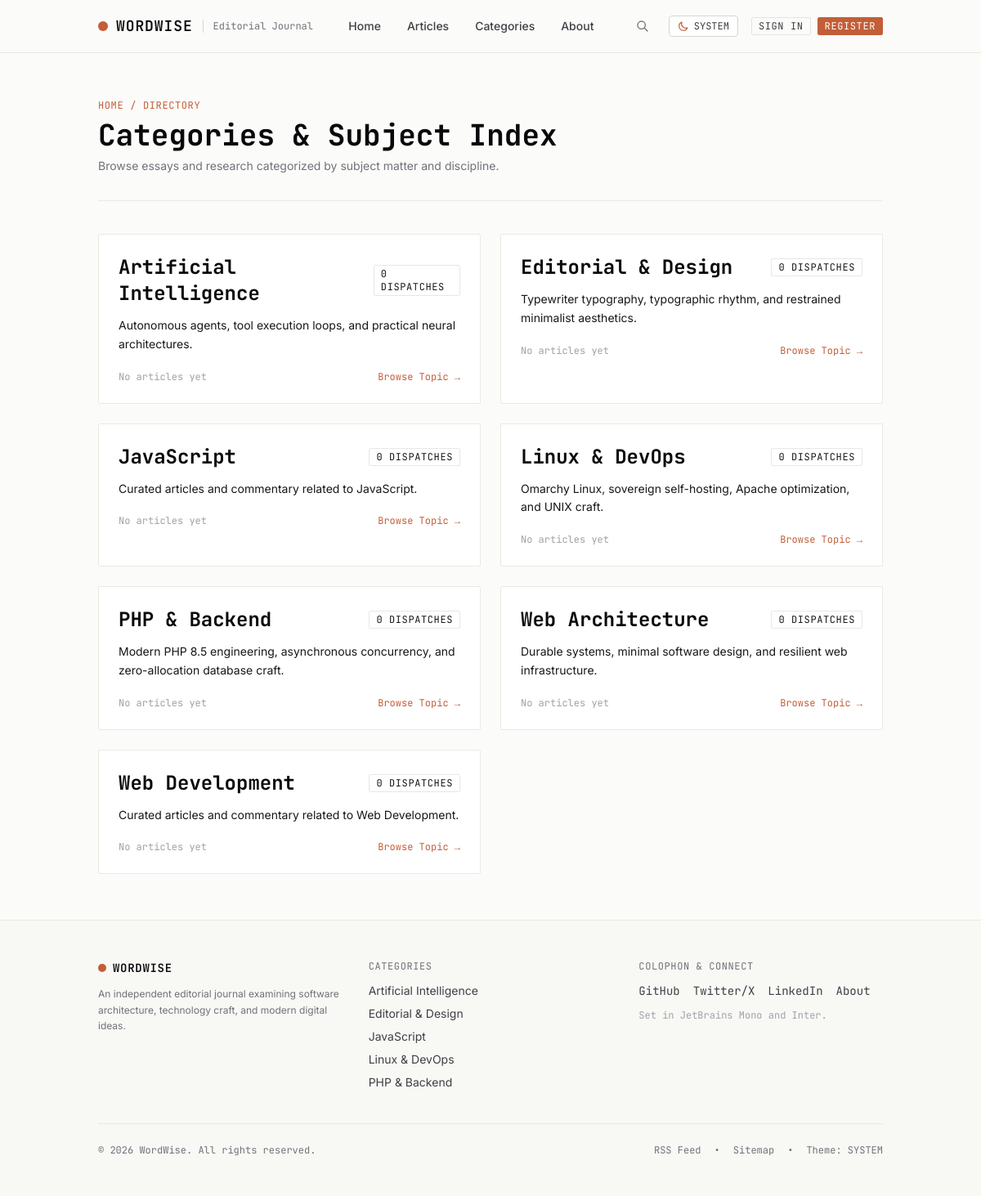
/categories.php, run on the app's committed database.
### tables this page shows
CREATE TABLE `categories` (
  `cat_id` int(11) NOT NULL AUTO_INCREMENT,
  `cat_title` varchar(255) NOT NULL,
  `cat_slug` varchar(255) NOT NULL,
  `cat_description` text DEFAULT NULL,
  PRIMARY KEY (`cat_id`),
  UNIQUE KEY `cat_slug` (`cat_slug`)
);

### includes/db.php (called while the page is built, shortened)
<?php
require_once __DIR__ . '/env.php';
$db_host = env('DB_HOST', 'localhost');
$db_user = env('DB_USER', 'root');
$db_pass = env('DB_PASS', '');
$db_name = env('DB_NAME', 'wordwise');
try {
    $dsn = "mysql:host={$db_host};dbname={$db_name};charset=utf8mb4";
    $options = [
        PDO::ATTR_ERRMODE            => PDO::ERRMODE_EXCEPTION,
        PDO::ATTR_DEFAULT_FETCH_MODE => PDO::FETCH_ASSOC,
        PDO::ATTR_EMULATE_PREPARES   => false,
    ];
    $pdo = new PDO($dsn, $db_user, $db_pass, $options);
} catch (PDOException $e) {
    die("Database PDO connection error: " . $e->getMessage());
}
function db_query(string $sql, array $params = []): PDOStatement {
    global $pdo;
    $stmt = $pdo->prepare($sql);
    $stmt->execute($params);
    return $stmt;
}
function db_fetch_all(string $sql, array $params = []): array {
    return db_query($sql, $params)->fetchAll();
}
function db_fetch_one(string $sql, array $params = []): ?array {
    $result = db_query($sql, $params)->fetch();
    return $result ?: null;
}
function get_setting(string $key, string $default = ''): string {
    $row = db_fetch_one("SELECT setting_value FROM settings WHERE setting_key = ?", [$key]);
    return $row['setting_value'] ?? $default;
}
require_once __DIR__ . '/security.php';

### includes/security.php (called while the page is built, shortened)
<?php
function e($value): string {
    return htmlspecialchars((string)($value ?? ''), ENT_QUOTES, 'UTF-8');
}

### categories.php (the view, shortened to what this page needs)
<?php
require_once __DIR__ . '/includes/db.php';
include __DIR__ . '/includes/header.php';
include __DIR__ . '/includes/navigation.php';
?>
<main class="flex-grow py-14">
  <div class="max-w-5xl mx-auto px-4 sm:px-6 lg:px-8">
    <div class="border-b border-paper-200 dark:border-paper-800 pb-8 mb-10">
      <div class="flex items-center space-x-2 font-mono text-xs text-accent uppercase tracking-wider mb-2">
        <a href="/" class="hover:underline">Home</a>
        <span>/</span>
        <span>Directory</span>
      </div>
      <h1 class="text-3xl sm:text-4xl font-mono font-bold text-ink-950 dark:text-ink-50">
        Categories &amp; Subject Index
      </h1>
      <p class="font-sans text-sm text-ink-500 mt-2">
        Browse essays and research categorized by subject matter and discipline.
      </p>
    </div>
    <div class="grid grid-cols-1 sm:grid-cols-2 gap-6">
      <?php foreach ($categories as $cat): ?>
        <div class="editorial-card p-6 rounded-sm space-y-3 group">
          <div class="flex items-center justify-between">
            <h2 class="font-mono text-2xl font-bold text-ink-950 dark:text-ink-50 group-hover:text-accent transition-colors">
              <a href="/articles.php?category=<?php echo urlencode($cat['cat_slug']); ?>">
                <?php echo e($cat['cat_title']); ?>
              </a>
            </h2>
            <span class="font-mono text-xs typewriter-badge">
              <?php echo (int)($cat['post_count'] ?? 0); ?> <?php echo ((int)($cat['post_count'] ?? 0)) === 1 ? 'dispatch' : 'dispatches'; ?>
            </span>
          </div>
          <p class="text-sm font-sans text-ink-600 dark:text-ink-300 leading-relaxed">
            <?php echo e($cat['cat_description'] ?? 'Curated articles and commentary related to ' . $cat['cat_title'] . '.'); ?>
          </p>
          <div class="pt-2 flex items-center justify-between text-xs font-mono text-ink-400">
            <?php if (!empty($cat['latest_post_date'])): ?>
              <span>Latest: <?php echo date('M Y', strtotime($cat['latest_post_date'])); ?></span>
            <?php else: ?>
              <span>No articles yet</span>
            <?php endif; ?>
            <a href="/articles.php?category=<?php echo urlencode($cat['cat_slug']); ?>" class="text-accent hover:underline">
              Browse Topic &rarr;
            </a>
          </div>
        </div>
      <?php endforeach; ?>
    </div>
  </div>
</main>
<?php include __DIR__ . '/includes/footer.php'; ?>

### includes/footer.php (shortened to what this page needs)
<?php
$footerCategories = db_fetch_all("SELECT * FROM categories ORDER BY cat_title ASC LIMIT 5");
$twitter = get_setting('social_twitter', '#');
$github = get_setting('social_github', 'https://github.com/realronak/WordWise');
$linkedin = get_setting('social_linkedin', '#');
?>
<footer class="border-t border-paper-200 dark:border-paper-800 bg-paper-100/60 dark:bg-paper-900/40 mt-auto transition-colors duration-200 no-print">
  <div class="max-w-5xl mx-auto px-4 sm:px-6 lg:px-8 py-12">
    <div class="grid grid-cols-1 md:grid-cols-3 gap-8">
      <div class="space-y-3">
        <div class="flex items-center space-x-2">
          <span class="w-2.5 h-2.5 rounded-full bg-accent inline-block"></span>
          <span class="font-mono text-sm font-semibold tracking-wider text-ink-950 dark:text-ink-50 uppercase">WordWise</span>
        </div>
        <p class="text-xs text-ink-500 dark:text-ink-400 font-sans leading-relaxed">
          An independent editorial journal examining software architecture, technology craft, and modern digital ideas.
        </p>
      </div>
      <div>
        <h4 class="font-mono text-xs uppercase tracking-wider text-ink-500 dark:text-ink-400 mb-3">Categories</h4>
        <ul class="space-y-2 text-sm">
          <?php foreach ($footerCategories as $cat): ?>
            <li>
              <a href="/articles.php?category=<?php echo urlencode($cat['cat_slug']); ?>" class="text-ink-700 dark:text-ink-300 hover:text-accent dark:hover:text-accent-dark transition-colors">
                <?php echo e($cat['cat_title']); ?>
              </a>
            </li>
          <?php endforeach; ?>
        </ul>
      </div>
      <div class="space-y-3">
        <h4 class="font-mono text-xs uppercase tracking-wider text-ink-500 dark:text-ink-400 mb-3">Colophon & Connect</h4>
        <div class="flex space-x-4 text-sm font-mono">
          <a href="<?php echo e($github); ?>" target="_blank" rel="noopener noreferrer" class="text-ink-700 dark:text-ink-300 hover:text-accent">GitHub</a>
          <a href="<?php echo e($twitter); ?>" target="_blank" rel="noopener noreferrer" class="text-ink-700 dark:text-ink-300 hover:text-accent">Twitter/X</a>
          <a href="<?php echo e($linkedin); ?>" target="_blank" rel="noopener noreferrer" class="text-ink-700 dark:text-ink-300 hover:text-accent">LinkedIn</a>
          <a href="/about.php" class="text-ink-700 dark:text-ink-300 hover:text-accent">About</a>
        </div>
        <p class="font-mono text-xs text-ink-400 dark:text-ink-500">
          Set in JetBrains Mono and Inter.
        </p>
      </div>
    </div>
    <div class="border-t border-paper-200 dark:border-paper-800 mt-10 pt-6 flex flex-col sm:flex-row items-center justify-between text-xs font-mono text-ink-500 dark:text-ink-400">
      <p>&copy; <?php echo date('Y'); ?> WordWise. All rights reserved.</p>
      <div class="flex items-center space-x-4 mt-2 sm:mt-0">
        <a href="/rss.php" class="hover:text-accent">RSS Feed</a>
        <span>&bull;</span>
        <a href="/sitemap.xml" class="hover:text-accent">Sitemap</a>
        <span>&bull;</span>
        <button type="button" onclick="window.WordWiseTheme.cycle()" class="hover:text-accent">
          Theme: <span data-theme-indicator>SYSTEM</span>
        </button>
      </div>
    </div>
  </div>
</footer>
</body>
</html>

### data on the page
categories: cat_title "Artificial Intelligence", post_count "0", cat_description "Autonomous agents, tool execution loops, and practical neural architectures."
categories: cat_title "Editorial & Design", post_count "0", cat_description "Typewriter typography, typographic rhythm, and restrained minimalist aesthetics."
categories: cat_title "JavaScript", post_count "0", cat_description+cat_title "Curated articles and commentary related to JavaScript."
categories: cat_title "Linux & DevOps", post_count "0", cat_description "Omarchy Linux, sovereign self-hosting, Apache optimization, and UNIX craft."
categories: cat_title "PHP & Backend", post_count "0", cat_description "Modern PHP 8.5 engineering, asynchronous concurrency, and zero-allocation database craft."
categories: cat_title "Web Architecture", post_count "0", cat_description "Durable systems, minimal software design, and resilient web infrastructure."
categories: cat_title "Web Development", post_count "0", cat_description+cat_title "Curated articles and commentary related to Web Development."
